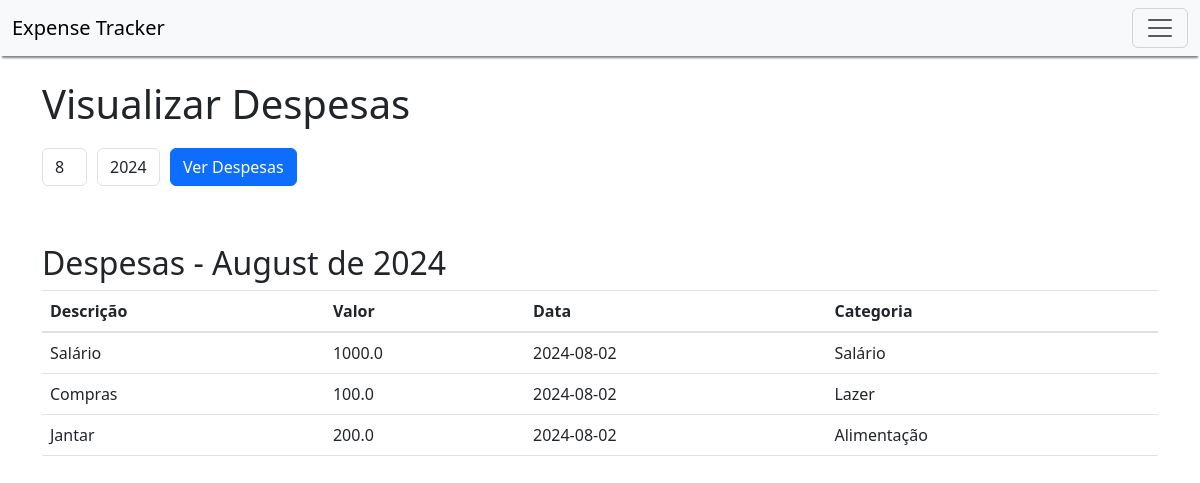
Screenshot of /view_expenses with the database file from the repository.
### models.py (models this page shows, shortened)
class Expense(db.Model):
    id = db.Column(db.Integer, primary_key=True)
    amount = db.Column(db.Float, nullable=False)
    date = db.Column(db.Date, nullable=False, default=datetime.utcnow)
    description = db.Column(db.String(200), nullable=True)
    category_id = db.Column(db.Integer, db.ForeignKey('category.id'), nullable=False)
    category = db.relationship('Category', backref=db.backref('expenses', lazy=True))
    is_income = db.Column(db.Boolean, nullable=False)  # Campo para indicar se é entrada (True) ou saída (False)

class Category(db.Model):
    id = db.Column(db.Integer, primary_key=True)
    name = db.Column(db.String(100), nullable=False)

### app.py (the view)
@app.route('/view_expenses', methods=['GET', 'POST'])
def view_expenses():
    today = datetime.today().date()
    if request.method == 'POST':
        month = int(request.form.get('month'))
        year = int(request.form.get('year'))
        start_date = date(year, month, 1)
    else:
        start_date = today.replace(day=1)
        month = start_date.month
        year = start_date.year
    if month == 12:
        end_date = date(year + 1, 1, 1)
    else:
        end_date = date(year, month + 1, 1)
    expenses = Expense.query.filter(Expense.date >= start_date, Expense.date < end_date).order_by(Expense.date.desc()).all()
    return render_template('view_expenses.html', expenses=expenses, start_date=start_date)

### templates/view_expenses.html (shortened to what this page needs)
{% extends "base.html" %}
{% block content %}
    <div style="margin-bottom: 20px;">
        <h1>Visualizar Despesas</h1>
    </div>
    <form method="POST" action="{{ url_for('view_expenses') }}">
        <div class="form-row align-items-center">
            <div class="col-auto">
                <select class="form-control mb-2" id="month" name="month">
                    {% for m in range(1, 13) %}
                        <option value="{{ m }}" {% if m == start_date.month %}selected{% endif %}>{{ m }}</option>
                    {% endfor %}
                </select>
            </div>
            <div class="col-auto">
                <select class="form-control mb-2" id="year" name="year">
                    {% for y in range(2020, 2031) %}
                        <option value="{{ y }}" {% if y == start_date.year %}selected{% endif %}>{{ y }}</option>
                    {% endfor %}
                </select>
            </div>
            <div class="col-auto">
                <button type="submit" class="btn btn-primary mb-2">Ver Despesas</button>
            </div>
        </div>
    </form>
    <div style="margin-top: 50px;">
        <h2>Despesas - {{ start_date.strftime('%B de %Y') }}</h2>
        <table class="table">
            <thead>
                <tr>
                    <th>Descrição</th>
                    <th>Valor</th>
                    <th>Data</th>
                    <th>Categoria</th>
                </tr>
            </thead>
            <tbody>
                {% for expense in expenses %}
                    <tr>
                        <td>{{ expense.description }}</td>
                        <td>{{ expense.amount }}</td>
                        <td>{{ expense.date }}</td>
                        <td>{{ expense.category.name }}</td>
                    </tr>
                {% endfor %}
            </tbody>
        </table>
    </div>
{% endblock %}

### rows the page displays
Expense: description "Salário", amount "1000.0", date "2024-08-02", category.name "Salário"
Expense: description "Compras", amount "100.0", date "2024-08-02", category.name "Lazer"
Expense: description "Jantar", amount "200.0", date "2024-08-02", category.name "Alimentação"

### other values shown
{{ start_date.strftime('%B de %Y') }} "August de 2024"
form field month "8"
form field year "2024"
